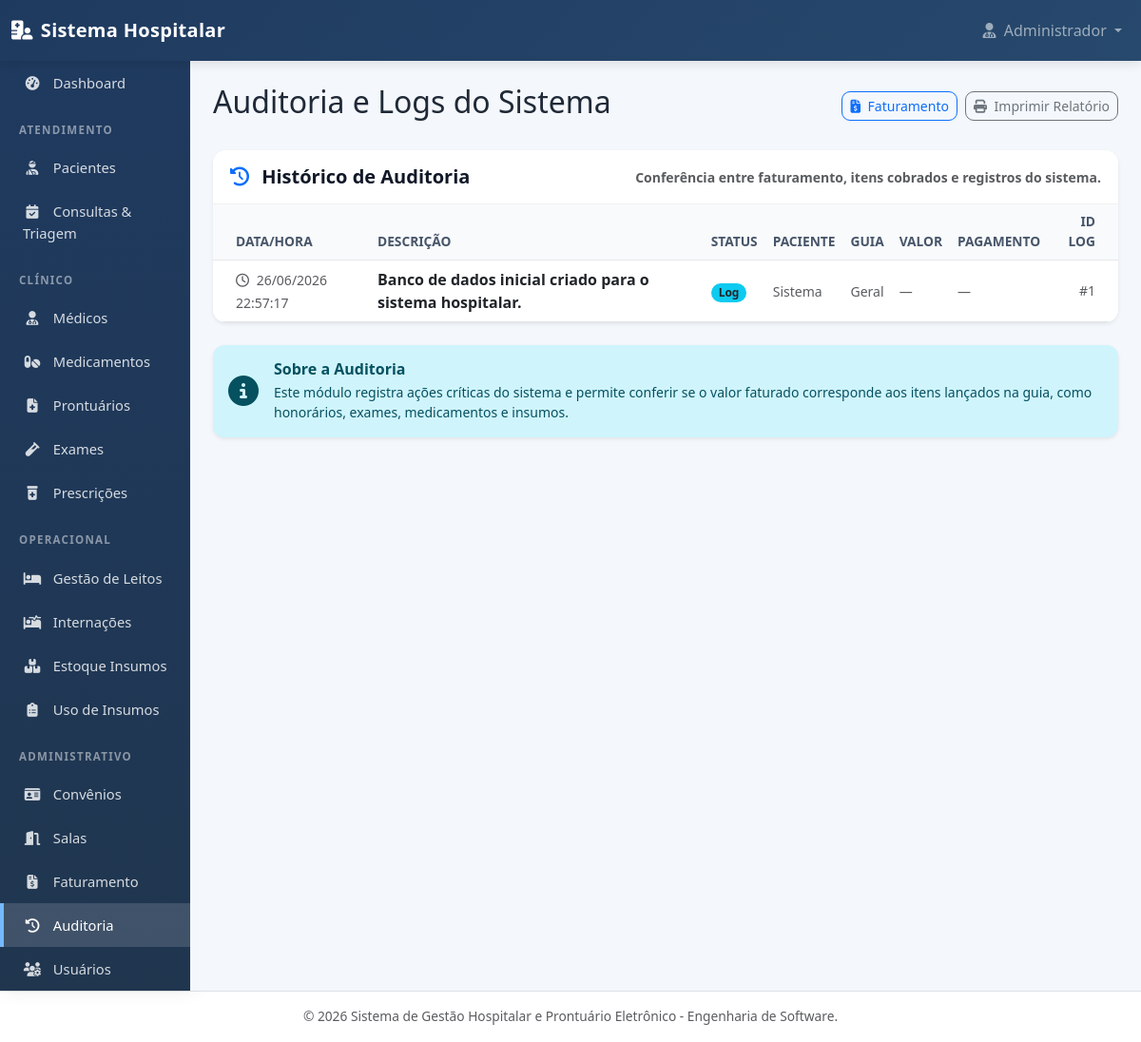
The app's page /auditoria.php (signed in) with its own data.
### tables this page shows
CREATE TABLE auditoria (
    id_auditoria INT AUTO_INCREMENT PRIMARY KEY,
    descricao TEXT NOT NULL,
    data_auditoria DATETIME NOT NULL DEFAULT CURRENT_TIMESTAMP,
    status_auditoria VARCHAR(30) NOT NULL DEFAULT 'Pendente',
    id_faturamento INT NULL,

    INDEX idx_auditoria_faturamento (id_faturamento),

    CONSTRAINT fk_auditoria_faturamento
        FOREIGN KEY (id_faturamento)
        REFERENCES faturamento(id_faturamento)
        ON DELETE SET NULL
        ON UPDATE CASCADE
);

### model/Auditoria.php (called while the page is built, shortened)
<?php
class Auditoria {
    private $conn;
    public function __construct($db = null) {
        $this->conn = $db;
    }
    private function executarDAO($metodo, $argumentos = []) {
        $daoPath = __DIR__ . '/../dao/AuditoriaDAO.php';
        $dao = new AuditoriaDAO($this->conn);
        return call_user_func_array([$dao, $metodo], $argumentos);
    }
    public function read(...$argumentos) {
        return $this->executarDAO('read', $argumentos);
    }
}
?>

### dao/AuditoriaDAO.php (called while the page is built, shortened)
<?php
class AuditoriaDAO {
    private $conn;
    private $table_name = "auditoria";
    public function __construct($db) {
        $this->conn = $db;
    }
    public function read() {
        try {
            $query = "SELECT
                        a.*,
                        f.valor_total,
                        f.status_pagamento,
                        p.nome AS paciente_nome
                    FROM " . $this->table_name . " a
                    LEFT JOIN faturamento f ON a.id_faturamento = f.id_faturamento
                    LEFT JOIN pacientes p ON f.id_paciente = p.id_paciente
                    ORDER BY a.data_auditoria DESC, a.id_auditoria DESC";
            $stmt = $this->conn->prepare($query);
            $stmt->execute();
            return $stmt;
        } catch(PDOException $e) {
            return null;
        }
    }
}
?>

### auditoria.php (the view, shortened to what this page needs)
<?php
require_once __DIR__ . '/model/Auditoria.php';
require_once __DIR__ . '/views/header.php';
try {
    if (method_exists('Database', 'getInstance')) {
        $database = Database::getInstance();
    } else {
        $database = new Database();
    }
    $db = $database->getConnection();
    $auditoriaModel = new Auditoria($db);
    $stmt = $auditoriaModel->read();
} catch (Throwable $e) {
    $stmt = false;
    $erroAuditoria = $e->getMessage();
}
?>
<div class="d-flex justify-content-between flex-wrap flex-md-nowrap align-items-center mb-4">
    <h1 class="h2">Auditoria e Logs do Sistema</h1>
    <div class="btn-toolbar mb-2 mb-md-0">
        <a href="faturamento.php" class="btn btn-outline-primary btn-sm me-2">
            <i class="fas fa-file-invoice-dollar me-1"></i> Faturamento
        </a>
        <button type="button" class="btn btn-outline-secondary btn-sm" onclick="window.print()">
            <i class="fas fa-print me-1"></i> Imprimir Relatório
        </button>
    </div>
</div>
<div class="card shadow-sm border-0">
    <div class="card-header bg-white py-3 d-flex justify-content-between align-items-center">
        <h5 class="mb-0">
            <i class="fas fa-history me-2 text-primary"></i>
            Histórico de Auditoria
        </h5>
        <span class="text-muted small">
            Conferência entre faturamento, itens cobrados e registros do sistema.
        </span>
    </div>
    <div class="card-body p-0">
        <div class="table-responsive">
            <table class="table table-hover mb-0 align-middle">
                <thead class="bg-light">
                    <tr>
                        <th class="ps-4">Data/Hora</th>
                        <th>Descrição</th>
                        <th>Status</th>
                        <th>Paciente</th>
                        <th>Guia</th>
                        <th>Valor</th>
                        <th>Pagamento</th>
                        <th class="text-end pe-4">ID Log</th>
                    </tr>
                </thead>
                <tbody>
                    <?php if ($stmt && $stmt->rowCount() > 0): ?>
                        <?php while ($row = $stmt->fetch(PDO::FETCH_ASSOC)): ?>
                            <?php
                                $status = $row['status_auditoria'] ?? 'Log';
                                $badgeClass = 'bg-secondary';
                                if ($status === 'Conforme') {
                                    $badgeClass = 'bg-success';
                                } elseif ($status === 'Divergente') {
                                    $badgeClass = 'bg-danger';
                                } elseif ($status === 'Pendente') {
                                    $badgeClass = 'bg-warning text-dark';
                                } elseif ($status === 'Log') {
                                    $badgeClass = 'bg-info text-dark';
                                }
                                $dataAuditoria = $row['data_auditoria'] ?? null;
                                $descricao = $row['descricao'] ?? '';
                                $idFaturamento = $row['id_faturamento'] ?? null;
                                $nomePaciente = $row['paciente_nome'] ?? '';
                                $idAuditoria = $row['id_auditoria'] ?? '';
                                $valorTotal = $row['valor_total'] ?? null;
                                $statusPagamento = $row['status_pagamento'] ?? '';
                            ?>
                            <tr>
                                <td class="ps-4">
                                    <span class="text-muted small">
                                        <i class="far fa-clock me-1"></i>
                                        <?php
                                            if (!empty($dataAuditoria)) {
                                                echo htmlspecialchars(date('d/m/Y H:i:s', strtotime($dataAuditoria)));
                                            } else {
                                                echo 'Data não informada';
                                            }
                                        ?>
                                    </span>
                                </td>
                                <td>
                                    <div class="fw-bold">
                                        <?php echo htmlspecialchars($descricao); ?>
                                    </div>
                                </td>
                                <td>
                                    <span class="badge <?php echo $badgeClass; ?> px-2 py-1">
                                        <?php echo htmlspecialchars($status); ?>
                                    </span>
                                </td>
                                <td>
                                    <?php if (!empty($nomePaciente)): ?>
                                        <?php echo htmlspecialchars($nomePaciente); ?>
                                    <?php else: ?>
                                        <span class="text-muted small">Sistema</span>
                                    <?php endif; ?>
                                </td>
                                <td>
                                    <?php if (!empty($idFaturamento)): ?>
                                        <span class="badge bg-light text-dark border">
                                            <i class="fas fa-file-invoice-dollar me-1"></i>
                                            Guia #<?php echo htmlspecialchars($idFaturamento); ?>
                                        </span>
                                    <?php else: ?>
                                        <span class="text-muted small">Geral</span>
                                    <?php endif; ?>
                                </td>
                                <td>
                                    <?php if ($valorTotal !== null && $valorTotal !== ''): ?>
                                        R$ <?php echo number_format((float)$valorTotal, 2, ',', '.'); ?>
                                    <?php else: ?>
                                        <span class="text-muted small">—</span>
                                    <?php endif; ?>
                                </td>
                                <td>
                                    <?php if (!empty($statusPagamento)): ?>
                                        <?php
                                            $badgePagamento = 'bg-primary';
                                            if ($statusPagamento === 'Pago') {
                                                $badgePagamento = 'bg-success';
                                            } elseif ($statusPagamento === 'Cancelado') {
                                                $badgePagamento = 'bg-secondary';
                                            }
                                        ?>
                                        <span class="badge <?php echo $badgePagamento; ?>">
                                            <?php echo htmlspecialchars($statusPagamento); ?>
                                        </span>
                                    <?php else: ?>
                                        <span class="text-muted small">—</span>
                                    <?php endif; ?>
                                </td>
                                <td class="text-end pe-4 text-muted small">
                                    #<?php echo htmlspecialchars($idAuditoria); ?>
                                </td>
                            </tr>
                        <?php endwhile; ?>
                    <?php endif; ?>
                </tbody>
            </table>
        </div>
    </div>
</div>
<div class="mt-4 alert alert-info border-0 shadow-sm d-flex align-items-center">
    <i class="fas fa-info-circle fa-2x me-3"></i>
    <div>
        <h6 class="mb-1 fw-bold">Sobre a Auditoria</h6>
        <p class="mb-0 small">
            Este módulo registra ações críticas do sistema e permite conferir se o valor faturado
            corresponde aos itens lançados na guia, como honorários, exames, medicamentos e insumos.
        </p>
    </div>
</div>
<?php require_once __DIR__ . '/views/footer.php'; ?>

### views/header.php (style rules this page uses)
:root { --primary-color: #1f3a5f; --secondary-color: #27496d; --accent-color: #0d6efd; --bg-light: #f4f7fb; --text-dark: #1f2937; }
* { box-sizing: border-box; }
body { background-color: var(--bg-light); font-family: 'Segoe UI', Tahoma, Geneva, Verdana, sans-serif; color: var(--text-dark); }
h1, h2, h3, h4, h5 { color: #111827; font-weight: 700; }
.card { border: none; border-radius: 14px; box-shadow: 0 8px 22px rgba(15, 23, 42, 0.06); margin-bottom: 22px; overflow: hidden; }
.card-header { background-color: #ffffff; border-bottom: 1px solid rgba(0,0,0,0.06); font-weight: 700; color: var(--primary-color); padding: 16px 18px; }
.btn { border-radius: 9px; font-weight: 500; }
.table { background-color: #ffffff; }
.table thead th { font-size: 0.86rem; text-transform: uppercase; color: #475569; background-color: #f8fafc; border-bottom: 1px solid #e5e7eb; }
.badge { padding: 7px 10px; border-radius: 999px; }
.alert { border-radius: 12px; border: none; }

### records on screen
auditoria: data_auditoria "26/06/2026 22:57:17", descricao "Banco de dados inicial criado para o sistema hospitalar.", status_auditoria "Log", id_auditoria "1"

### other values on screen
$_SESSION['nome_usuario'] "Administrador"
